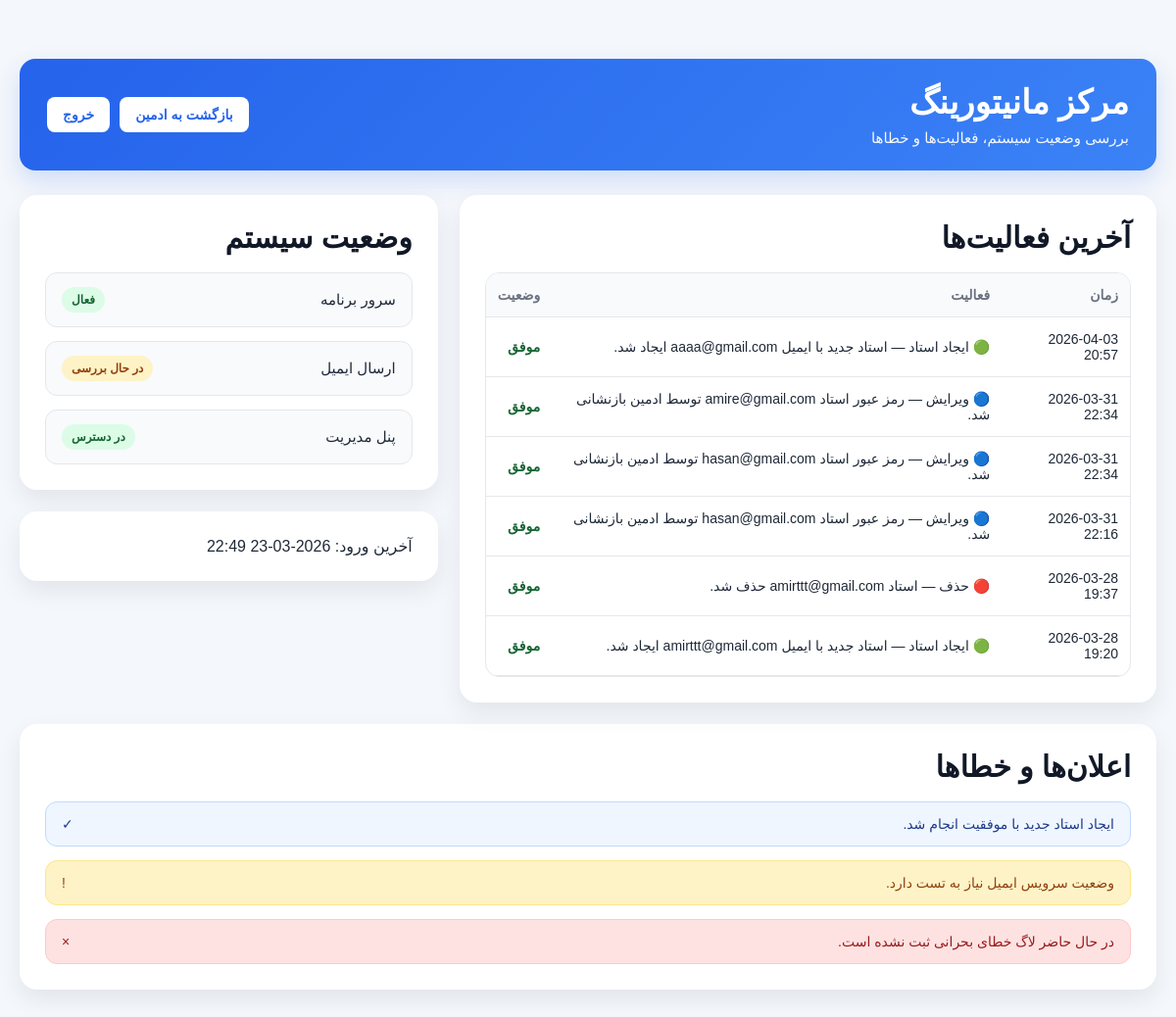
Page /monitoring/ (signed in) on the committed database.
### accounts/models.py (models this page shows, shortened)
class ActivityLog(models.Model):
        ACTION_CHOICES = [
            ("create_teacher", "Create Teacher"),
            ("edit_teacher", "Edit Teacher"),
            ("delete_teacher", "Delete Teacher"),
            ("create_event", "Create Event"),
            ("edit_event", "Edit Event"),
            ("delete_event", "Delete Event"),
            ("upload_excel", "Upload Excel"),
            ("send_activation_link", "Send Activation Link"),
            ("login", "Login"),
            ("logout", "Logout"),
            ("error", "Error"),
        ]
        STATUS_CHOICES = [
            ("success", "Success"),
            ("warning", "Warning"),
            ("error", "Error"),
        ]
        admin_user = models.ForeignKey(
            "User",
            on_delete=models.CASCADE,
            related_name="activity_logs"
        )
        action = models.CharField(max_length=50, choices=ACTION_CHOICES)
        status = models.CharField(max_length=20, choices=STATUS_CHOICES, default="success")
        description = models.TextField()
        created_at = models.DateTimeField(auto_now_add=True)

class User(AbstractUser):
    username = None
    email = models.EmailField(unique=True)
    ROLE_CHOICES = (
        ('ADMIN', 'Admin'),
        ('TEACHER', 'Teacher'),
    )
    role = models.CharField(max_length=20, choices=ROLE_CHOICES)
    is_verified = models.BooleanField(default=False)
    USERNAME_FIELD = 'email'
    REQUIRED_FIELDS = []
    objects = UserManager()

### accounts/views.py (the view)
def monitoring_center(request):
    latest_teachers = User.objects.filter(role="TEACHER").order_by("-date_joined")[:5]
    latest_logs = ActivityLog.objects.order_by("-created_at")[:10]
    context = {
        "latest_teachers": latest_teachers,
        "admin_last_login": request.user.last_login,
        "latest_logs": latest_logs,
    }
    return render(request, "accounts/monitoring_center.html", context)

### accounts/templates/accounts/monitoring_center.html (shortened to what this page needs)
<!DOCTYPE html>
<html lang="fa" dir="rtl">
<head>
</head>
<body>
<div class="container">
    <div class="header">
        <div>
            <h1>مرکز مانیتورینگ</h1>
            <p>بررسی وضعیت سیستم، فعالیت‌ها و خطاها</p>
        </div>
        <div class="header-buttons">
            <a href="{% url 'accounts:admin_dashboard' %}" class="btn-top">بازگشت به ادمین</a>
            <a href="{% url 'accounts:logout' %}" class="btn-top">خروج</a>
        </div>
    </div>
    <div class="grid">
        <div class="card">
            <h2>آخرین فعالیت‌ها</h2>
            <div class="table-wrap">
                <table>
                    <thead>
                        <tr>
                            <th>زمان</th>
                            <th>فعالیت</th>
                            <th>وضعیت</th>
                        </tr>
                    </thead>
                    <tbody>
                        {% for log in latest_logs %}
                        <tr>
                            <td>{{ log.created_at|date:"Y-m-d H:i" }}</td>
                            <td>
                                {% if log.action == "create_teacher" %}
                                    🟢 ایجاد استاد —
                                {% elif log.action == "edit_teacher" %}
                                    🔵 ویرایش —
                                {% elif log.action == "delete_teacher" %}
                                    🔴 حذف —
                                {% else %}
                                    ⚙️ —
                                {% endif %}
                                {{ log.description }}
                            </td>
                            <td>
                                {% if log.status == "success" %}
                                    <span class="log-success">موفق</span>
                                {% elif log.status == "warning" %}
                                    <span class="badge-warn">هشدار</span>
                                {% elif log.status == "error" %}
                                    <span class="log-error">خطا</span>
                                {% endif %}
                            </td>
                        </tr>
                        {% empty %}
                        <tr>
                            <td colspan="3">هیچ لاگی ثبت نشده است</td>
                        </tr>
                        {% endfor %}
                    </tbody>
                </table>
            </div>
        </div>
        <div class="side-stack">
            <div class="card">
                <h2>وضعیت سیستم</h2>
                <div class="status-list">
                    <div class="status-item">
                        <span>سرور برنامه</span>
                        <span class="badge-ok">فعال</span>
                    </div>
                    <div class="status-item">
                        <span>ارسال ایمیل</span>
                        <span class="badge-warn">در حال بررسی</span>
                    </div>
                    <div class="status-item">
                        <span>پنل مدیریت</span>
                        <span class="badge-ok">در دسترس</span>
                    </div>
                </div>
            </div>
            <div class="card">
                <div>
                    آخرین ورود: {{ admin_last_login|date:"Y-m-d H:i" }}
                </div>
            </div>
        </div>
    </div>
    <div class="card">
        <h2>اعلان‌ها و خطاها</h2>
        <div class="notice-list">
            <div class="notice notice-success">
                <span>ایجاد استاد جدید با موفقیت انجام شد.</span>
                <span>✓</span>
            </div>
            <div class="notice notice-warning">
                <span>وضعیت سرویس ایمیل نیاز به تست دارد.</span>
                <span>!</span>
            </div>
            <div class="notice notice-error">
                <span>در حال حاضر لاگ خطای بحرانی ثبت نشده است.</span>
                <span>×</span>
            </div>
        </div>
    </div>
</div>
</body>
</html>

### accounts/templates/accounts/monitoring_center.html (style rules this page uses)
* { box-sizing: border-box; }
body { margin: 0; font-family: Tahoma, Arial, sans-serif; background: #f4f7fb; color: #1f2937; }
.container { max-width: 1200px; margin: 40px auto; padding: 20px; }
.header { background: linear-gradient(135deg, #2563eb, #3b82f6); color: white; padding: 24px 28px; border-radius: 16px; display: flex; justify-content: space-between; align-items: center; box-shadow: 0 10px 24px rgba(37, 99, 235, 0.18); margin-bottom: 25px; }
.header h1 { margin: 0 0 8px 0; font-size: 34px; }
.header p { margin: 0; font-size: 15px; opacity: 0.95; }
.header-buttons { display: flex; gap: 10px; }
.btn-top { background: white; color: #2563eb; padding: 10px 16px; border-radius: 8px; text-decoration: none; font-weight: bold; font-size: 14px; }
.grid { display: grid; grid-template-columns: 2fr 1.2fr; gap: 22px; margin-bottom: 22px; }
.card { background: white; border-radius: 18px; padding: 26px; box-shadow: 0 10px 24px rgba(15, 23, 42, 0.08); }
.card h2 { margin: 0 0 18px 0; font-size: 30px; color: #111827; }
.status-list { display: flex; flex-direction: column; gap: 14px; }
.status-item { display: flex; justify-content: space-between; align-items: center; padding: 14px 16px; border-radius: 12px; background: #f8fafc; border: 1px solid #e5e7eb; font-size: 15px; }
.badge-ok { background: #dcfce7; color: #166534; padding: 6px 10px; border-radius: 999px; font-size: 12px; font-weight: bold; }
.badge-warn { background: #fef3c7; color: #92400e; padding: 6px 10px; border-radius: 999px; font-size: 12px; font-weight: bold; }
.table-wrap { overflow-x: auto; border: 1px solid #e5e7eb; border-radius: 14px; }
table { width: 100%; border-collapse: collapse; }
th, td { padding: 14px 12px; border-bottom: 1px solid #e5e7eb; text-align: right; font-size: 14px; }
th { background: #f8fafc; color: #6b7280; font-weight: bold; }
.log-success { color: #166534; font-weight: bold; }
.side-stack { display: flex; flex-direction: column; gap: 22px; }
.notice-list { display: flex; flex-direction: column; gap: 14px; }
.notice { display: flex; align-items: center; justify-content: space-between; gap: 14px; padding: 14px 16px; border-radius: 12px; font-size: 14px; }
.notice-success { background: #eff6ff; color: #1e3a8a; border: 1px solid #bfdbfe; }
.notice-warning { background: #fef3c7; color: #92400e; border: 1px solid #fde68a; }
.notice-error { background: #fee2e2; color: #991b1b; border: 1px solid #fecaca; }

### rows in the picture
ActivityLog: created_at "2026-04-03 20:57", action "🟢 ایجاد استاد —", description "استاد جدید با ایمیل aaaa@gmail.com ایجاد شد.", status "موفق"
ActivityLog: created_at "2026-03-31 22:34", action "🔵 ویرایش —", description "رمز عبور استاد amire@gmail.com توسط ادمین بازنشانی شد.", status "موفق"
ActivityLog: created_at "2026-03-31 22:34", action "🔵 ویرایش —", description "رمز عبور استاد hasan@gmail.com توسط ادمین بازنشانی شد.", status "موفق"
ActivityLog: created_at "2026-03-31 22:16", action "🔵 ویرایش —", description "رمز عبور استاد hasan@gmail.com توسط ادمین بازنشانی شد.", status "موفق"
ActivityLog: created_at "2026-03-28 19:37", action "🔴 حذف —", description "استاد amirttt@gmail.com حذف شد.", status "موفق"
ActivityLog: created_at "2026-03-28 19:20", action "🟢 ایجاد استاد —", description "استاد جدید با ایمیل amirttt@gmail.com ایجاد شد.", status "موفق"
User: last_login "2026-03-23 22:49"
